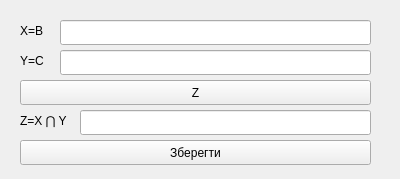
<?xml version="1.0" encoding="UTF-8"?>
<ui version="4.0">
 <class>Form</class>
 <widget class="QWidget" name="Form">
  <property name="geometry">
   <rect>
    <x>0</x>
    <y>0</y>
    <width>400</width>
    <height>179</height>
   </rect>
  </property>
  <property name="windowTitle">
   <string>Вікно 4</string>
  </property>
  <widget class="QLabel" name="label_5">
   <property name="geometry">
    <rect>
     <x>20</x>
     <y>20</y>
     <width>31</width>
     <height>21</height>
    </rect>
   </property>
   <property name="text">
    <string>X=B</string>
   </property>
  </widget>
  <widget class="QLabel" name="label_4">
   <property name="geometry">
    <rect>
     <x>20</x>
     <y>50</y>
     <width>31</width>
     <height>21</height>
    </rect>
   </property>
   <property name="text">
    <string>Y=C</string>
   </property>
  </widget>
  <widget class="QLineEdit" name="lineEdit_6">
   <property name="geometry">
    <rect>
     <x>60</x>
     <y>50</y>
     <width>311</width>
     <height>25</height>
    </rect>
   </property>
  </widget>
  <widget class="QLineEdit" name="lineEdit_4">
   <property name="geometry">
    <rect>
     <x>60</x>
     <y>20</y>
     <width>311</width>
     <height>25</height>
    </rect>
   </property>
  </widget>
  <widget class="QPushButton" name="pushButton">
   <property name="geometry">
    <rect>
     <x>20</x>
     <y>80</y>
     <width>351</width>
     <height>25</height>
    </rect>
   </property>
   <property name="text">
    <string>Z</string>
   </property>
  </widget>
  <widget class="QLabel" name="label_7">
   <property name="geometry">
    <rect>
     <x>20</x>
     <y>110</y>
     <width>61</width>
     <height>21</height>
    </rect>
   </property>
   <property name="text">
    <string>Z=X ⋂ Y</string>
   </property>
  </widget>
  <widget class="QLineEdit" name="lineEdit_7">
   <property name="geometry">
    <rect>
     <x>80</x>
     <y>110</y>
     <width>291</width>
     <height>25</height>
    </rect>
   </property>
  </widget>
  <widget class="QPushButton" name="pushButton_2">
   <property name="geometry">
    <rect>
     <x>20</x>
     <y>140</y>
     <width>351</width>
     <height>25</height>
    </rect>
   </property>
   <property name="text">
    <string>Зберегти</string>
   </property>
  </widget>
 </widget>
 <resources/>
 <connections/>
</ui>
